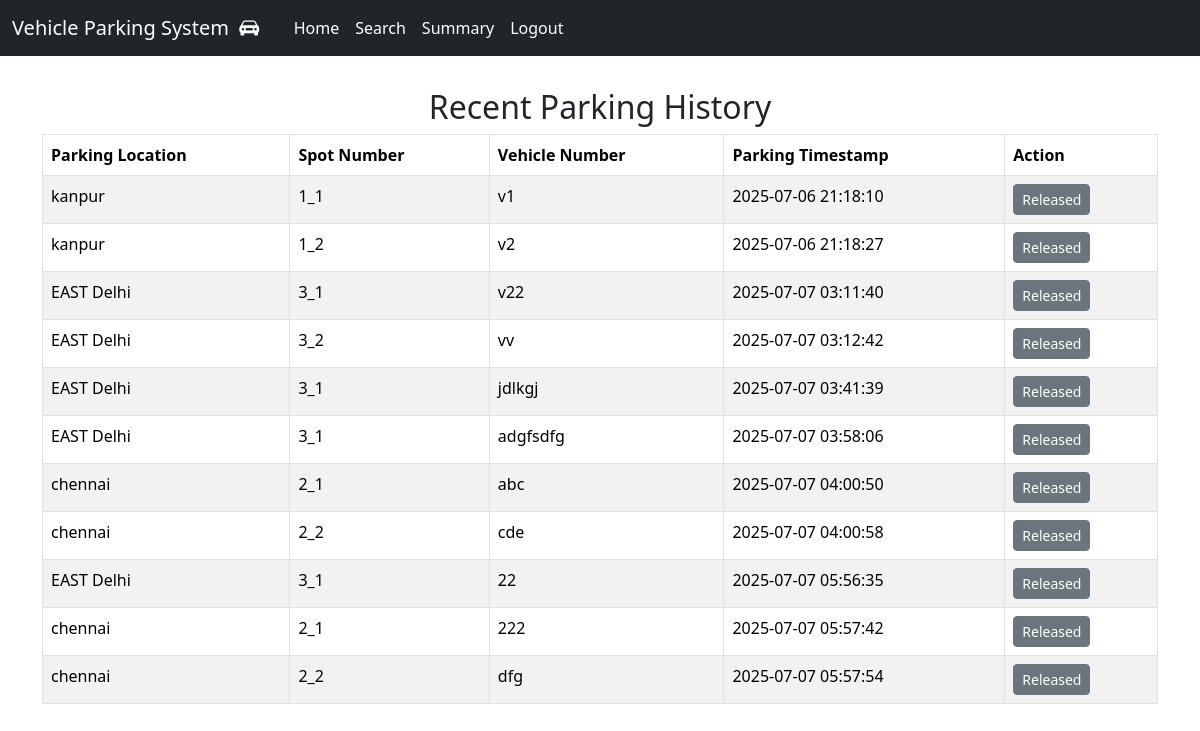
Before: /user_home (signed in) with the older database file.
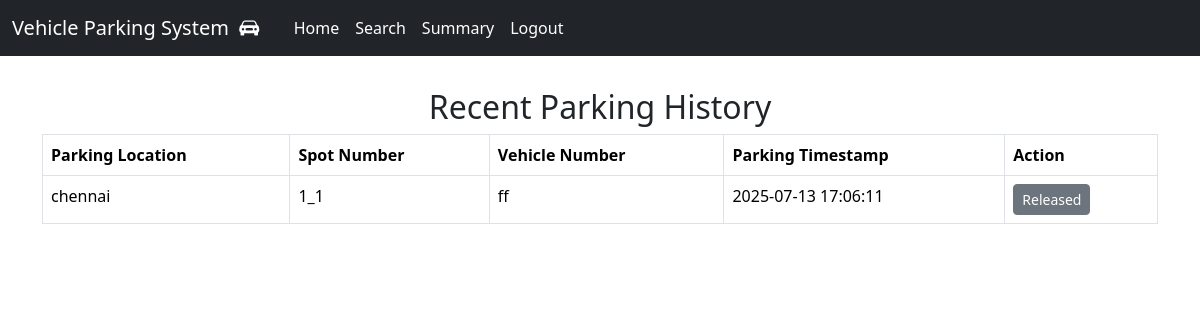
After: the same page with the newer database file.
### controllers/models.py (models this page shows)
class Reservation(db.Model):
    id = db.Column(db.Integer, primary_key=True, autoincrement=True)
    spot_id = db.Column(db.Integer, db.ForeignKey('parking_spot.spot'), nullable=True)
    user_id = db.Column(db.Integer, db.ForeignKey('user.id'), nullable=False)
    parking_timestamp = db.Column(db.DateTime, nullable=False, default=datetime.utcnow)
    leaving_timestamp = db.Column(db.DateTime, nullable=True)
    parking_cost = db.Column(db.Float, nullable=True)
    vehicle_number = db.Column(db.String(20), nullable=False)
    spot = db.relationship('ParkingSpot', backref='reservations')
    user = db.relationship('User', backref='reservations')

class ParkingLot(db.Model):
    id = db.Column(db.Integer, primary_key=True, autoincrement=True)
    location = db.Column(db.String(100), nullable=False)
    address = db.Column(db.String(200), nullable=False)
    pin_code = db.Column(db.String, nullable=False)
    price = db.Column(db.String, nullable=False)
    max_spots = db.Column(db.Integer, nullable=False)
    spots = db.relationship('ParkingSpot', backref='lot', cascade="all, delete-orphan")

### controllers/general_routes.py (the view)
@app.route('/user_home', methods=['GET', 'POST'])
def user_home():
    reservations = Reservation.query.filter_by(user_id=session.get('user_id')).all()
    spot_list = [r.spot_id for r in reservations]
    if not spot_list:
        print('spot reservationssssss:', [r.spot_id for r in reservations])
        flash('No reservations found.', 'info')
        return render_template('/user_home.html', reservations=[])
    print('spot reservationsmmmm:', spot_list)
    return render_template('/user_home.html', reservations=reservations)

### templates/user_home.html (shortened to what this page needs)
<!DOCTYPE html>
<html lang="en">
<head>
</head>
{% extends 'index.html' %}
    {% block content %}
    <div class="jumbotron text-center">
        <h2>Recent Parking History</h2>
    </div>
    <div class="container">
        <table class="table table-striped table-bordered">
            <thead>
                <tr>
                    <th>Parking Location</th>
                    <th>Spot Number</th>
                    <th>Vehicle Number</th>
                    <th>Parking Timestamp</th>
                    <th>Action</th>
                </tr>
            </thead>
            <tbody>
                {% for reservation in reservations %}
                    <tr>
                        {% if reservation.spot  %}
                            <td>{{ reservation.spot.lot.location if reservation.spot and reservation.spot.lot else '—' }}</td>
                            <td>{{ reservation.spot_id }}</td>
                            <td>{{ reservation.vehicle_number }}</td>
                            <td>{{ reservation.parking_timestamp.strftime('%Y-%m-%d %H:%M:%S') }}</td>
                            <td>
                                {% if reservation.leaving_timestamp is none %}
                                    <form method="get" action="release_parking/{{ reservation.id }}" >
                                        <button class="btn btn-danger btn-sm">Release</button>
                                    </form>
                                {% else %}
                                    <button class="btn btn-secondary btn-sm">Released</button>
                                {% endif %}
                            </td>
                        {% endif %}
                    </tr>
                {% endfor %}
            </tbody>
        </table>
    </div>
    {%endblock%}

Changed rows visible on the page:
no longer on this page (row edited): Reservation: spot.lot "kanpur", spot_id "1_1", vehicle_number "v1", parking_timestamp "2025-07-06 21:18:10", shows "Released"
no longer on this page (row edited): Reservation: spot.lot "kanpur", spot_id "1_2", vehicle_number "v2", parking_timestamp "2025-07-06 21:18:27", shows "Released"
no longer on this page (row edited): Reservation: spot.lot "EAST Delhi", spot_id "3_1", vehicle_number "v22", parking_timestamp "2025-07-07 03:11:40", shows "Released"
no longer on this page (row edited): Reservation: spot.lot "EAST Delhi", spot_id "3_2", vehicle_number "vv", parking_timestamp "2025-07-07 03:12:42", shows "Released"
no longer on this page (row edited): Reservation: spot.lot "EAST Delhi", spot_id "3_1", vehicle_number "jdlkgj", parking_timestamp "2025-07-07 03:41:39", shows "Released"
no longer on this page (row edited): Reservation: spot.lot "EAST Delhi", spot_id "3_1", vehicle_number "adgfsdfg", parking_timestamp "2025-07-07 03:58:06", shows "Released"
no longer on this page (row edited): Reservation: spot.lot "chennai", spot_id "2_1", vehicle_number "abc", parking_timestamp "2025-07-07 04:00:50", shows "Released"
removed Reservation: spot.lot "EAST Delhi", spot_id "3_1", vehicle_number "22", parking_timestamp "2025-07-07 05:56:35", shows "Released"
removed Reservation: spot.lot "chennai", spot_id "2_1", vehicle_number "222", parking_timestamp "2025-07-07 05:57:42", shows "Released"
removed Reservation: spot.lot "chennai", spot_id "2_2", vehicle_number "dfg", parking_timestamp "2025-07-07 05:57:54", shows "Released"
changed Reservation "chennai": spot_id "2_2" → "1_1"; vehicle_number "cde" → "ff"; parking_timestamp "2025-07-07 04:00:58" → "2025-07-13 17:06:11"
